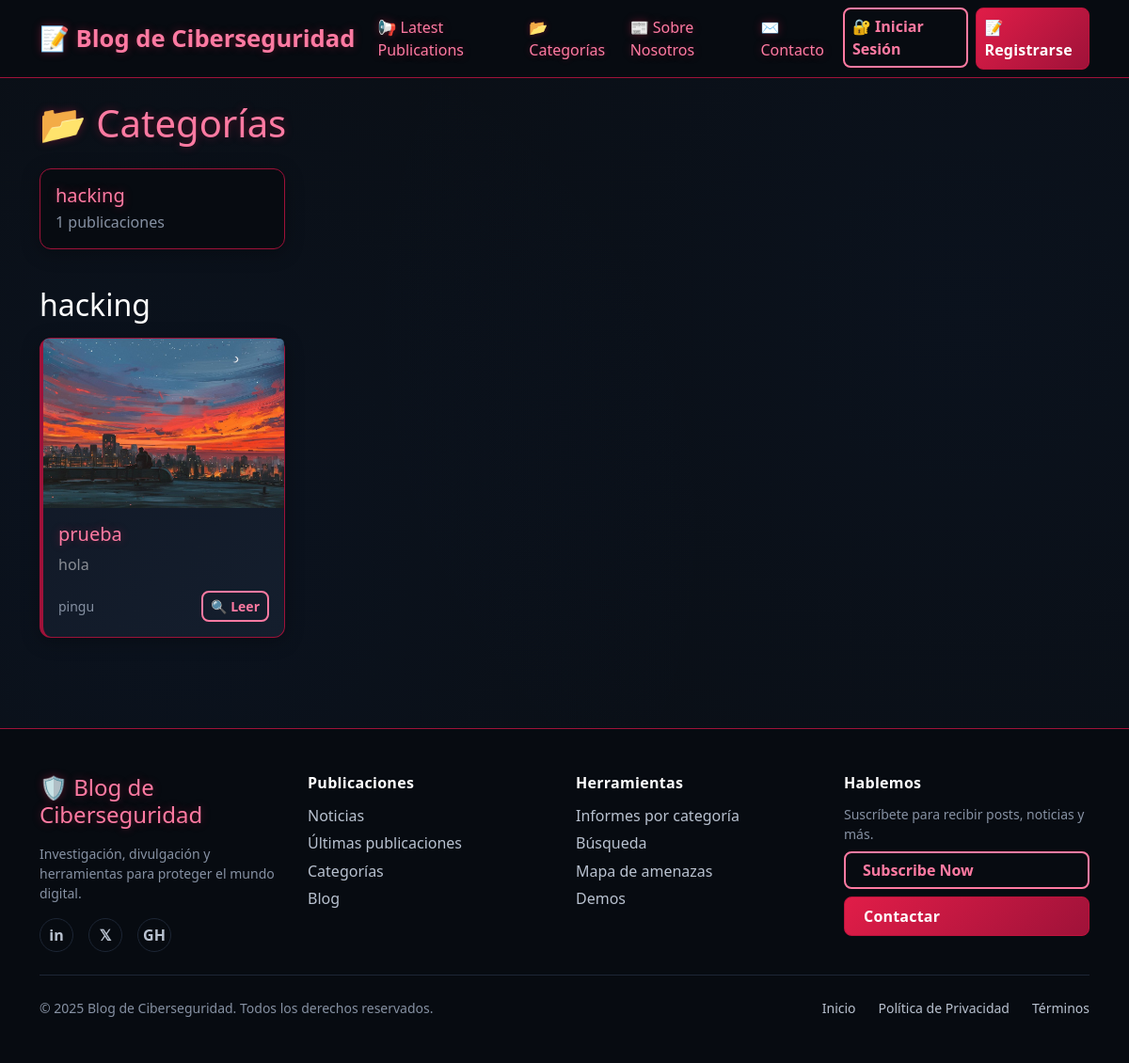
Screenshot of /categorias with the database file from the repository.
### tables this page shows
CREATE TABLE posts (
                id INTEGER PRIMARY KEY AUTOINCREMENT,
                title TEXT NOT NULL,
                content TEXT NOT NULL,
                author TEXT NOT NULL,
                category TEXT NOT NULL,
                image TEXT NOT NULL,
                date_created TIMESTAMP DEFAULT CURRENT_TIMESTAMP,
                FOREIGN KEY (author) REFERENCES users (username)
            );

### app.py (the view)
@app.route('/categorias')
def categories():
    with get_db_connection() as conn:
        rows = conn.execute('''
            SELECT category, COUNT(*) AS total
            FROM posts
            GROUP BY category
            ORDER BY total DESC, category ASC
        ''').fetchall()
        posts = conn.execute('''
            SELECT id, title, content, author, category, image, date_created
            FROM posts
            ORDER BY date_created DESC
        ''').fetchall()
    grouped = {}
    for p in posts:
        grouped.setdefault(p["category"], []).append(p)
    return render_template('categories.html', categories=rows, grouped_posts=grouped)

### app.py (called while the page is built)
@contextmanager
def get_db_connection():
    conn = sqlite3.connect(app.config['DATABASE'])
    conn.row_factory = sqlite3.Row
    try:
        yield conn
    finally:
        conn.close()

### templates/categories.html (shortened to what this page needs)
{% extends "base.html" %}
{% block content %}
<h1 class="text-red-glow mb-4">📂 Categorías</h1>
<div class="row mb-4">
  {% for row in categories %}
  <div class="col-md-4 col-lg-3 mb-3">
    <a class="card bg-dark-custom border-red-custom text-decoration-none h-100"
       href="{{ url_for('category_detail', cat_name=row['category']) }}">
      <div class="card-body">
        <h5 class="card-title text-red-glow mb-1">{{ row['category'] }}</h5>
        <p class="text-muted-red mb-0">{{ row['total'] }} publicaciones</p>
      </div>
    </a>
  </div>
  {% endfor %}
</div>
{% for cat, posts in grouped_posts.items() %}
  <h2 class="mt-4 mb-3">{{ cat }}</h2>
  <div class="row">
    {% for post in posts[:4] %}
    <div class="col-md-6 col-lg-3 mb-4">
      <div class="card bg-dark-custom border-red-custom h-100 post-card">
        {% if post['image'] %}
          <img src="{{ url_for('uploaded_file', filename=post['image']) }}" class="card-img-top" alt="{{ post['title'] }}" style="height: 180px; object-fit: cover;">
        {% endif %}
        <div class="card-body d-flex flex-column">
          <h5 class="card-title text-red-glow">{{ post['title'] }}</h5>
          <p class="card-text text-white-50">{{ post['content'][:100] }}{% if post['content']|length > 100 %}...{% endif %}</p>
          <div class="mt-auto d-flex justify-content-between align-items-center">
            <small class="text-muted-red">{{ post['author'] }}</small>
            <a href="{{ url_for('view_post', post_id=post['id']) }}" class="btn btn-outline-primary btn-sm">🔍 Leer</a>
          </div>
        </div>
      </div>
    </div>
    {% endfor %}
  </div>
{% endfor %}
{% endblock %}

### static/style.css (style rules this page uses)
html, body { height: 100%; margin: 0; }
*, *::before, *::after { box-sizing: border-box; }
body.dark-theme { display: flex; flex-direction: column; min-height: 100vh; }
:root { --dark-bg: #0a0f16; --darker-bg: #070b11; --dark-card: #111826; --dark-border: #1d2635; --red-primary: #e11d48; --red-dark: #be123c; --red-darker: #9f1239; --red-glow: #ff7aa2; --red-shadow: rgba(225, 29, 72, 0.35); --text-primary: #ffffff; --text-secondary: #b9c2d0; --text-muted: #8691a3; --text-on-brand: #ffffff; --text-link: #8bb9ff; --text-link-hover: #bcd6ff; --focus-ring: rgba(255, 122, 162, 0.55); --focus-ring-strong: rgba(255, 122, 162, 0.75); --overlay-strong: rgba(10, 15, 24, 0.85); --overlay-stronger: rgba(10, 15, 24, 0.92); }
body.dark-theme { background-color: var(--dark-bg); color: var(--text-primary); font-family: 'Segoe UI', Tahoma, Geneva, Verdana, sans-serif; background-image: radial-gradient(circle at 15% 50%, rgba(30, 90, 200, 0.05) 0%, transparent 50%), radial-gradient(circle at 85% 30%, rgba(30, 90, 200, 0.04) 0%, transparent 50%); min-height: 100vh; }
a { color: var(--text-link); text-decoration: none; }
.bg-dark-custom { background-color: var(--darker-bg) !important; backdrop-filter: blur(10px); }
.border-red-custom { border-color: var(--red-darker) !important; }
.btn-outline-primary { border: 2px solid var(--red-glow); color: var(--red-glow); background: transparent; border-radius: 8px; transition: all 0.3s ease; font-weight: 600; }
.card { background-color: var(--dark-card); border: 1px solid var(--dark-border); border-radius: 12px; box-shadow: 0 4px 20px rgba(0, 0, 0, 0.3); transition: all 0.3s ease; color: var(--text-primary); }
.post-card { border-left: 4px solid var(--red-primary); background: linear-gradient(135deg, var(--dark-card), #141e2d); }
.text-red-glow { color: var(--red-glow) !important; text-shadow: 0 0 10px var(--red-shadow); }
.text-muted-red { color: var(--text-muted) !important; }

### rows the page displays
posts: category "hacking", image (picture), title "prueba", content "hola", author "pingu"

### other values shown
{{ row['category'] }} "hacking"
{{ row['total'] }} "1"
